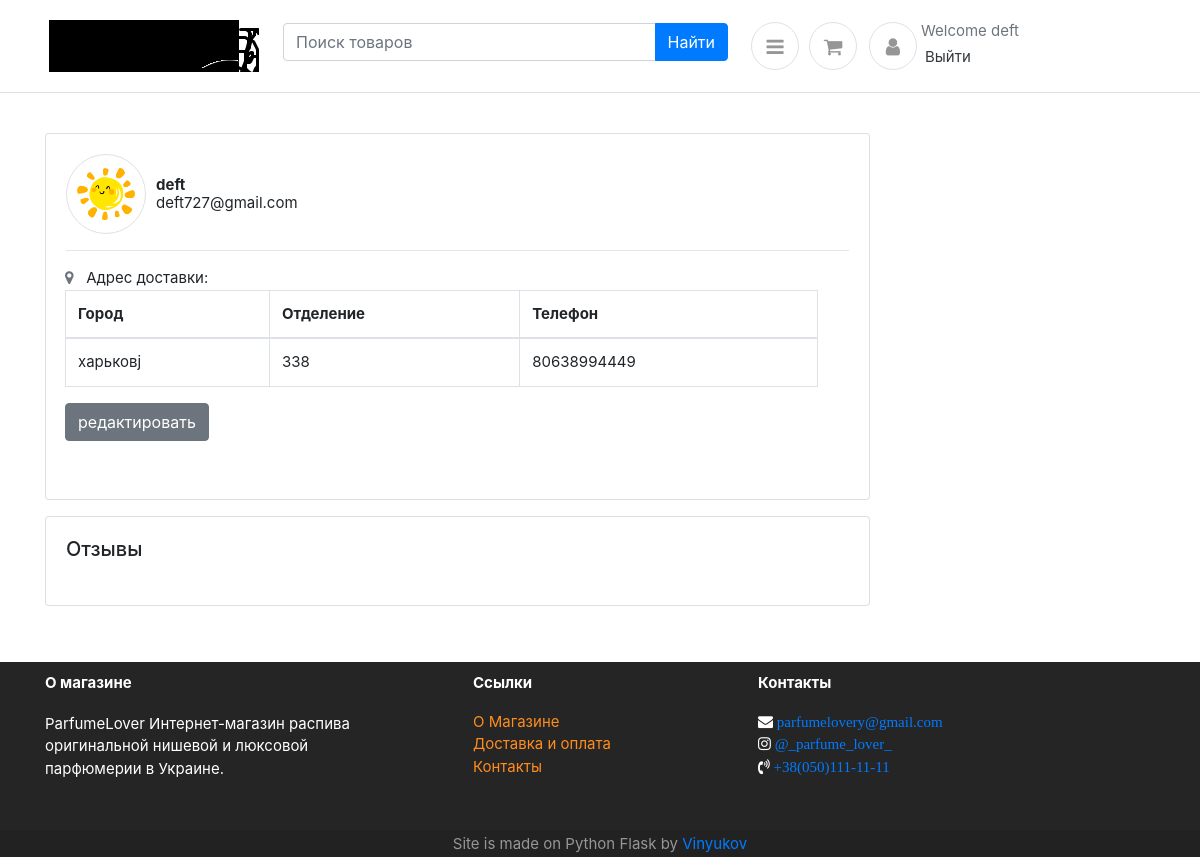
The app's page /profile (signed in) with its own data.
### app.py (models this page shows, shortened)
class User(db.Model, UserMixin):
    id = db.Column(db.Integer, primary_key=True)
    username = db.Column(db.String(40), unique=True, nullable=False)
    name = db.Column(db.String(40),  nullable=False)
    lastname = db.Column(db.String(40),  nullable=False)
    email = db.Column(db.String(150), unique=True, nullable=False)
    password = db.Column(db.String(60), nullable=False)
    user_img = db.Column(db.String(60), nullable=True)
    city = db.Column(db.String(60), nullable=False)
    otdel=db.Column(db.String(60), nullable=False)
    phone = db.Column(db.Integer, nullable=False)
    otzivy= db.relationship('Revs',backref='User',lazy='dynamic')

### app.py (the view, shortened to what this page needs)
@app.route('/profile',methods=['GET', 'POST'])
def profile():
    search=SearchForm()
    name=Admin()
    user=current_user.get_id()
    profileUser=User.query.filter_by(id=user).first()
    otzivy=Revs.query.filter_by(user_id=user).all()
    idREv=request.form.get('delete')
    return render_template ('profile.html',admin=name,search=search,user=profileUser,otzivy=otzivy,title='Профиль')

### app.py
class SearchForm(FlaskForm):
    search=StringField(validators=[DataRequired()], render_kw={"placeholder": "Поиск товаров"})
    submit = SubmitField('Найти')

### app.py (called while the page is built)
@login_manager.user_loader
def load_user(user_id):
    return User.query.get(int(user_id))

### templates/profile.html (shortened to what this page needs)
{% extends 'base.html' %}
{% block body %}
<section class="section-content padding-y">
<div class="container">
<div class="row">
	<main class="col-md-9">
		<article class="card mb-3">
			<div class="card-body">
				<form action="" method="POST" name='edit'>
				<figure class="icontext">
						<div class="icon">
							<img class="rounded-circle img-sm border" src="{{ url_for('static', filename='images/avatar/avatar.png') }}">
						</div>
						<div class="text" >
							<strong> {{user.username}} </strong> <br>
							{{user.email}}<br>
						</div>
				</figure>
				<hr>
				<p>
					<div class="container  ml-n3">
					<i class="fa fa-map-marker text-muted"></i> &nbsp; Адрес доставки:
					<table class="table table-bordered">
						<thead>
						  <tr>
							<th scope="col">Город</th>
							<th scope="col">Отделение</th>
							<th scope="col">Телефон</th>
						  </tr>
						</thead>
						<tbody>
						  <tr>
							<td>{{user.city}}</td>
							<td>{{user.otdel}}</td>
							<td>{{user.phone}}</td>
						  </tr></table>
	<a class="btn btn-secondary" href="/edit-profile">редактировать</a>
				</p> <br></div>
			</div>
		<article class="card  mb-3">
			<div class="card-body">
				<h5 class="card-title mb-4">Отзывы </h5>
			</div>
		</article>
</div>
</section>
{%endblock%}

### templates/base.html (shortened to what this page needs)
<!DOCTYPE html>
<html lang="en"><head><meta http-equiv="Content-Type" content="text/html; charset=UTF-8">
<link href="{{ url_for('static', filename='css/bootsrapcss.css') }}" rel="stylesheet" type="text/css" as="style">
<link href="{{ url_for('static', filename='css/ui.css') }}"rel="stylesheet" type="text/css" as="style">
<link href="{{ url_for('static', filename='css/responsive.css') }}" rel="stylesheet" media="only screen and (max-width: 1200px)" as="style">
</head>
<header class="section-header">
<section class="header-main border-bottom">
	<div class="container">
<div class="row align-items-center">
	<div class="col-lg-2 col-5 mr-5">
		<a href="/" class="brand-wrap" alt="ParfumeLover Интернет-магазин распива оригинальной нишевой и люксовой
		парфюмерии в Украине">
			<img class="logo m-1" src="{{ url_for('static', filename='images/logo/logo.png') }}">
		</a>
	</div>
	<div class="col-lg-5 col-sm-12 mb-2 ">
		<form  action="/" method="POST">
			<div class="input-group w-90 ">
				{{search.search( class="form-control ")}}
			    <div class="input-group-append">
					{{  search.submit(class="btn btn-primary") }}
			    </div>
		    </div>
		</form>
	</div>
			<div class="widget-header icontext ">
<div class="dropdown show">
	<a  class="icon icon-sm rounded-circle border ml-2"role="button" id="dropdownMenuLink" data-toggle="dropdown" aria-haspopup="true" aria-expanded="false"><i class="fa fa-bars" aria-hidden="true"></i>
	</a>
</div>
</div><div class="widget-header  mr-2">
	<a href="/cart" class="icon icon-sm rounded-circle border"><i class="fa fa-shopping-cart"></i></a>
</div>
				{% if current_user.is_authenticated %}
				<div class="widget-header icontext">
				<a href="{{ url_for('profile') }}" class="icon icon-sm rounded-circle border m-1"><i class="fa fa-user"></i></a></div>
				<div class="text">
					<span class="text-muted">Welcome {{current_user.username}}</span>
					<div>
						<div class="widget-header icontext m-1">
						<a href="{{ url_for('logout') }}"> Выйти</a>
						</div>
						{% else %}
						<div class="widget-header icontext m-1">
						<a href="{{ url_for('login') }}"  >Войти</a>
						</div>
						<div class="widget-header icontext m-1">
						<a href="{{ url_for('register') }}" > Зарегистрироваться</a>
						{% endif %}
						</div>
							</div>
					</div>
					</div>
</section>
</header>
  {% block body %}{% endblock %}
<div class="navbar-fixed-bottom row-fluid">
<footer id="footer" class="footer-1 ">
	<div class="main-footer widgets-dark typo-light">
	<div class="container">
	<div class="row">
	<div class="col-xs-6 col-sm-6 col-md-4 mr-5">
	<div class="widget subscribe no-box">
	<p class="font-weight-bold">О магазине</p>
	<p>ParfumeLover Интернет-магазин распива оригинальной нишевой и люксовой <br> парфюмерии в Украине.</p>
	</div>
	</div>
	<div class="col-xs-6 col-sm-6 col-md-3 ">
	<div class="widget no-box">
	<p class="font-weight-bold">Ссылки</p>
	<ul class="thumbnail-widget">
	<li>
	<div class="thumb-content"><a href="{{ url_for('aboutus') }}">О Магазине</a></div>
	</li>
	<li>
	<div class="thumb-content"><a href="{{ url_for('delivery') }}">Доставка и оплата</a></div>
	</li>
	<li>
		<div class="thumb-content"><a href="{{ url_for('contacts') }}">Контакты</a></div>
		</li>
	</ul>
	</div>
	</div>
	<div class="col-xs-6 col-sm-6 col-md-4">
	<div class="widget no-box">
	<p class="font-weight-bold" >Контакты</p>
	<i class="fa fa-envelope" aria-hidden="true">
		<a href="mailto:parfumelovery@gmail.com" title="glorythemes">parfumelovery@gmail.com</a></i><br>
	<i class="fa fa-instagram " aria-hidden="true"> <a href="https://www.instagram.com/_parfume_lover_/?hl=ru">@_parfume_lover_</a></i><br>
	<i class="fa fa-volume-control-phone" aria-hidden="true"> <a href="viber://add?number=120345678910"> +38(050)111-11-11 </a></i>
	</div>
	</div>
	</div>
	</div>
	</div>
	<div class="footer-copyright">
	<div class="container">
	<div class="row">
	<div class="col-md-12 text-center">
	<p>Site is made on Python Flask by <a href="/resume">Vinyukov</a> </p>
	</div>
	</div>
	</div>
	</div>
	</footer>
	</html>
	<link rel="stylesheet" type="text/css" href="https://maxcdn.bootstrapcdn.com/font-awesome/4.6.1/css/font-awesome.min.css"  as="font">

### static/css/ui.css (style rules this page uses)
html { font-family: 'Inter', sans-serif; font-size: 16px; }
.icon-xs, .icon-sm, .icon-md, .icon-lg { display: inline-block; text-align: center; -ms-flex-negative: 0; flex-shrink: 0; -webkit-box-flex: 0; -ms-flex-positive: 0; flex-grow: 0; }
.icon-sm { width: 48px; height: 48px; line-height: 48px !important; font-size: 20px; }
.img-xs, .img-sm, .img-md, .img-lg { -o-object-fit: cover; object-fit: cover; -ms-flex-negative: 0; flex-shrink: 0; -webkit-box-flex: 0; -ms-flex-positive: 0; flex-grow: 0; }
.img-sm { width: 80px; height: 80px; }
.padding-y { padding-top: 40px; padding-bottom: 40px; }
figure { margin-bottom: 0; }
article:after, .form-group:after { display: block; clear: both; content: ""; }
p:last-child { margin-bottom: 0; }
.header-main { position: relative; padding-top: 1rem; padding-bottom: 1rem; }
.brand-wrap .logo, .navbar-brand .logo { max-height: 52px; max-width: 210; display: inline-block; }
.widget-header { display: inline-block; vertical-align: middle; position: relative; }
.widget-header a { color: #343a40; }
.widget-header i { color: #969696; }
.footer-copyright { padding-top: 20px; padding-bottom: 20px; }
.icontext { display: -webkit-inline-box; display: -ms-inline-flexbox; display: inline-flex; -webkit-box-align: center; -ms-flex-align: center; align-items: center; vertical-align: middle; }
.icontext .text { width: 100%; line-height: 1.2; color: #212529; }
.icontext .icon { position: relative; margin-right: 10px; -ms-flex-negative: 0; flex-shrink: 0; -webkit-box-flex: 0; -ms-flex-positive: 0; flex-grow: 0; }
footer .main-footer { padding: 10px 0; background: #252525; }
footer ul { padding-left: 0; list-style: none; }
.footer-copyright { background: #222; padding: 1px 0; }
.footer-copyright p { color: #969696; margin: 2px 0 0; }
.widget { padding: 20px; margin-bottom: 40px; }
.widget.no-box { padding: 0; background-color: transparent; margin-bottom: 40px; box-shadow: none; -webkit-box-shadow: none; -moz-box-shadow: none; -ms-box-shadow: none; -o-box-shadow: none; }
.widget.subscribe p { margin-bottom: 18px; }
.widget li a { color: #ff8d1e; }
.typo-light h1, .typo-light h2, .typo-light h3, .typo-light h4, .typo-light h5, .typo-light h6, .typo-light p, .typo-light div, .typo-light span, .typo-light small { color: #fff; }

### records on screen
User: username "deft", email "deft727@gmail.com", city "харьковj", otdel "338", phone "80638994449"
